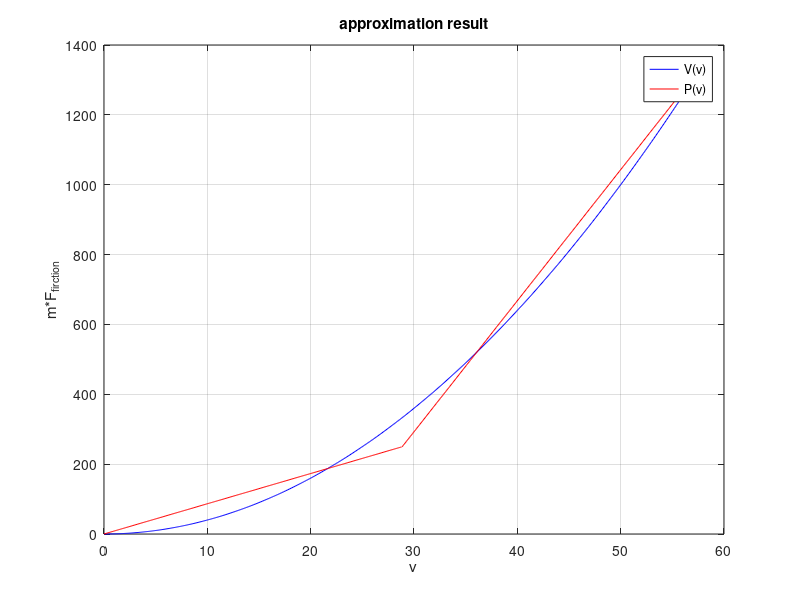

The MATLAB source for this figure: (Note: this script raises an error after producing the figure.)
%%%%%
%%% SC42075 Modelling and Control of Hybrid Systems
%%% Assignment
%%% Author: Jiaxuan Zhang, Yiting Li
%%%%%

clear 
close all
clc

%% add path
addpath('./src')

%% Global Parameters
m = 800;
c = 0.4;
b = 3700;
umax = 1.3;
umin = -1.3;
vmin = 0;
a_comf_max = 2.5;
gamma = 0.87;
v12 = 15;
v23 = 30;

g = [1,2,3];

%% Step 2.1
% maximum speed: 57.7150 m/s;
vmax_1 = sqrt(1/c * b / (1 + g(1) * gamma) * umax);
vmax_2 = sqrt(1/c * b / (1 + g(2) * gamma) * umax);
vmax_3 = sqrt(1/c * b / (1 + g(3) * gamma) * umax);
vmax = min([vmax_1, vmax_2, vmax_3])

% maximum accelerationg 3.2152 m/s^2
a_acc_max = 1/m * b/(1 + g(1) * gamma) * umax - 0; 
% maximum deacceleration
% for state 1 (-3.3277 m/s^2), however, it is a limit number and cannot actually be achieved
a_dec_max_1 =  1/m * b/(1 + g(1) * gamma) * umin - 1/m * c * v12^2;
% for state 2 (-2.6443 m/s^2), however, it is a limit number and cannot actually be achieved 
a_dec_max_2 =  1/m * b/(1 + g(2) * gamma) * umin - 1/m * c * v23^2;
% for state 3 (-3.3310 m/s^2), however, it is a limit number and cannot actually be achieved 
a_dec_max_3 =  1/m * b/(1 + g(3) * gamma) * umin - 1/m * c * vmax^2;
% maixmum deacceleartion is -3.3310 m/s^2
a_dec_max = min([a_dec_max_1, a_dec_max_2, a_dec_max_3]);

% clear a_dec_max_1 a_dec_max_2 a_dec_max_3
%% step 2.2
% model with two-point format 
% by using maple, optimal alpha, beta are: alpha=28.8575, beta=249.8266
alpha = 28.8575;
beta = 249.8266;

figure;

v = [0: 0.1: vmax];
v1 = [0: 0.1: alpha];
v2 = [alpha: 0.1: vmax];
plot(v, c*v.^2, 'b');
hold on
plot(v1, beta/alpha*v1, 'r')
hold on
plot(v2, ((c*vmax^2 - beta)/(vmax-alpha)*(v2 - vmax) + c*vmax^2), 'r')
grid on
legend('V(v)', 'P(v)');
xlabel('v');
ylabel('m*F_{firction}');
title("approximation result")  

clear v v1 v2 
%% step 2.3

test_t = 5;
step_3.y0 = [0;44];

% original function simulation
[temp_t, temp_y] = ode45(@(t,y) dydt_step3(t,y,0,alpha,beta,m,gamma,b,c,vmax),...
    [0,test_t],step_3.y0);
step_3.original_simulation.t = temp_t;
step_3.original_simulation.y = temp_y;

% PWA function simulation
[temp_t, temp_y] = ode45(@(t,y) dydt_step3(t,y,1,alpha,beta,m,gamma,b,c,vmax),...
    [0,test_t],step_3.y0);
step_3.pwa_simulation.t = temp_t;
step_3.pwa_simulation.y = temp_y;

% plot the result
figure
% position result
subplot(1, 2, 1)
plot(step_3.original_simulation.t, step_3.original_simulation.y(:,1), 'r');
hold on
plot(step_3.pwa_simulation.t, step_3.pwa_simulation.y(:,1), 'b');
grid on
legend('original function', 'pwa function')
xlabel('t')
ylabel('position')
title("step 3 simulation position")

% speed result
subplot(1, 2, 2)
plot(step_3.original_simulation.t, step_3.original_simulation.y(:,2), 'r');
hold on
plot(step_3.pwa_simulation.t, step_3.pwa_simulation.y(:,2), 'b');
grid on
legend('original function', 'pwa function')
xlabel('t')
ylabel('speed')
title("step 3 simulation speed")



%% step 2.4

% See in .mw file

% for driving force part
% f1 = @(v,u) 1/m * b/(1 + gamma) * u;
% f2 = @(v,u) 1/m * b/(1 + 2 * gamma) * u;
% f3 = @(v,u) 1/m * b/(1 + 3 * gamma) * u;
% 
% % for friction part
% g1 = @(v) beta/alpha * v;
% g2 = @(v) 1/m * (c * vmax^2 - beta)/(vmax - alpha) * (v - vmax) + c * vmax^2;
% 
% f11 = f1 + 0.15 * f1


%% step 2.6

model = MLD_Model_3delta();


%% step 2.7
lambda = 0.1;
Np = 2;
Nc = 2;
x_0 = 5;
v_0 = [0];
u_0 = 0;
Ts = 0.15;
v_ref = [10; 10];

[flag, v, u, xc, uc] = Solution_2_7(Np, Nc, lambda, umax, umin, vmax, vmin, a_comf_max,... 
                v_0, u_0, model, Ts, v_ref);
            
            
%% step 2.8
% lambda = 0.1;
% Np = 2;
% Nc = 2;
% x_0 = 5;
% v_0 = [0];
% u_0 = 0;
% Ts = 0.15;
T_0 = 0;
T_end = 25;
v_ref = 5 * ones(length(T_0: Ts: T_end), 1);

[v, u, Result_constant_ref] = Simulator_2_8(Np, Nc, lambda, [umin, umax], [vmin, vmax], a_comf_max,... 
                x_0, v_0, u_0, v_ref, Ts, [T_0, T_end], model, @(t,y) dydt_step8(t, y, m, gamma, b, c, g));

%% step 2.9

lambda = 0.1;
Np = 5;
Nc = 4;
x_0 = 5;
v_0 = 0.9*alpha;
u_0 = 0;
Ts = 0.15;
T_0 = 0;
T_end = 25;
v_ref = GenerateXRef_2_9(Ts, alpha);

[v, u, Results_varying_ref_5_4] = Simulator_2_8(Np, Nc, lambda, [umin, umax], [vmin, vmax], a_comf_max,... 
                x_0, v_0, u_0, v_ref, Ts, [T_0, T_end], model, @(t,y) dydt_step8(t, y, m, gamma, b, c, g));

lambda = 0.1;
Np = 9;
Nc = 8;
x_0 = 5;
v_0 = 0.9*alpha;
u_0 = 0;
Ts = 0.15;
T_0 = 0;
T_end = 25;
v_ref = GenerateXRef_2_9(Ts, alpha);

[v, u, Results_varying_ref_9_8] = Simulator_2_8(Np, Nc, lambda, [umin, umax], [vmin, vmax], a_comf_max,... 
                x_0, v_0, u_0, v_ref, Ts, [T_0, T_end], model, @(t,y) dydt_step8(t, y, m, gamma, b, c, g));     

            
figure
plot(Results_varying_ref_9_8.x_history, Results_varying_ref_9_8.v_history, 'r');
hold on;
plot(Results_varying_ref_5_4.x_history, Results_varying_ref_5_4.v_history, 'b');
grid on;
legend('N_p = 9, N_c = 8', 'N_p = 5, N_c = 4');
xlabel('x');
ylabel('v');
title("simulation result: trajectories of (x,v)")

figure
plot([T_0: Ts: T_end], Results_varying_ref_9_8.x_history, 'r');
hold on;
plot([T_0: Ts: T_end], Results_varying_ref_5_4.x_history, 'b');
grid on;
legend('N_p = 9, N_c = 8', 'N_p = 5, N_c = 4');
xlabel('t');
ylabel('x');
title("simulation result: x")

figure
plot([T_0: Ts: T_end], Results_varying_ref_9_8.v_history, 'r');
hold on;
plot([T_0: Ts: T_end], Results_varying_ref_5_4.v_history, 'b');
hold on;
plot([T_0: Ts: T_end], v_ref);
grid on;
legend('N_p = 9, N_c = 8', 'N_p = 5, N_c = 4', 'v_{ref}');
xlabel('t');
ylabel('v');
title("simulation result: v")

            
figure
plot([T_0: Ts: T_end], Results_varying_ref_9_8.v_diff, 'r');
hold on;
plot([T_0: Ts: T_end], Results_varying_ref_5_4.v_diff, 'b');
grid on;
legend('N_p = 9, N_c = 8', 'N_p = 5, N_c = 4');
xlabel('t');
ylabel('(v - v_{ref})');
title("simulation result: (v - v_{ref})")

figure
plot([T_0: Ts: T_end], Results_varying_ref_9_8.u_history, 'r');
hold on;
plot([T_0: Ts: T_end], Results_varying_ref_5_4.u_history, 'b');
grid on;
legend('N_p = 9, N_c = 8', 'N_p = 5, N_c = 4');
xlabel('t');
ylabel('u');
title("simulation result: u")            
figure
plot([T_0: Ts: T_end], Results_varying_ref_9_8.u_diff, 'r');
hold on
plot([T_0: Ts: T_end], Results_varying_ref_5_4.u_diff, 'b');
grid on;
legend('N_p = 9, N_c = 8', 'N_p = 5, N_c = 4');
xlabel('t');
ylabel('\Delta u');
title("simulation result: \Delta u")

%% step 2.10
x0 = 0.9*alpha;
Np = 2;
Nc = 2;
v_ref = GenerateXRef_2_9(Ts, alpha)';
Nsim = length(v_ref);
temp = [];
for i = 1:Nsim
    temp = [temp, repmat(v_ref(i), 1, 1)];
end
xref = temp;

clear temp

[ctrl_2_2, sys] = Solution_2_10(Np, Nc, lambda, umax, umin, vmax, vmin, a_comf_max,... 
                model, Ts, 'implicit');
[explicit_ctrl_2_2, sys] = Solution_2_10(Np, Nc, lambda, umax, umin, vmax, vmin, a_comf_max,... 
                model, Ts, 'explicit');

Np = 3;
Nc = 3;            
[ctrl_3_3, sys] = Solution_2_10(Np, Nc, lambda, umax, umin, vmax, vmin, a_comf_max,... 
                model, Ts, 'implicit');
[explicit_ctrl_3_3, sys] = Solution_2_10(Np, Nc, lambda, umax, umin, vmax, vmin, a_comf_max,... 
                model, Ts, 'explicit');

Np = 4;
Nc = 4;
[ctrl_4_4, sys] = Solution_2_10(Np, Nc, lambda, umax, umin, vmax, vmin, a_comf_max,... 
                model, Ts, 'implicit');            
[explicit_ctrl_4_4, sys] = Solution_2_10(Np, Nc, lambda, umax, umin, vmax, vmin, a_comf_max,... 
                model, Ts, 'explicit');

%%
t1 = tic;               
% loop_im_2_2 = ClosedLoop(ctrl_2_2, sys);
% data_im_2_2 = loop_im_2_2.simulate(x0, Nsim, 'x.reference', xref, 'u.previous', u_0);
v_ref = GenerateXRef_2_9(Ts, alpha);
[v, u, Results_2_2] = Simulator_2_8(2, 2, lambda, [umin, umax], [vmin, vmax], a_comf_max,... 
                x_0, v_0, u_0, v_ref, Ts, [T_0, T_end], model, @(t,y) dydt_step8(t, y, m, gamma, b, c, g));     

T1 = toc(t1);
t2 = tic ;
% loop_im_3_3 = ClosedLoop(ctrl_3_3, sys);
% data_im_3_3 = loop_im_3_3.simulate(x0, Nsim, 'x.reference', xref, 'u.previous', u_0);
[v, u, Results_3_3] = Simulator_2_8(3, 3, lambda, [umin, umax], [vmin, vmax], a_comf_max,... 
                x_0, v_0, u_0, v_ref, Ts, [T_0, T_end], model, @(t,y) dydt_step8(t, y, m, gamma, b, c, g));     

T2 = toc(t2);
t3 = tic;
% loop_im_4_4 = ClosedLoop(ctrl_4_4, sys);
% data_im_4_4 = loop_im_4_4.simulate(x0, Nsim, 'x.reference', xref, 'u.previous', u_0);
[v, u, Results_4_4] = Simulator_2_8(4, 4, lambda, [umin, umax], [vmin, vmax], a_comf_max,... 
                x_0, v_0, u_0, v_ref, Ts, [T_0, T_end], model, @(t,y) dydt_step8(t, y, m, gamma, b, c, g));     

T3 = toc(t3);

%%

x0 = 0.9*alpha;
u0 = 0; 
x_prev = x0;
u_prev = u0;
X = [];
U = [];
t4 = tic;
for i = 1:length(v_ref)
    
    u = explicit_ctrl_2_2.evaluate(x_prev, 'x.reference', v_ref(i), 'u.previous', u_prev);
    [temp_t, temp_v] = ode45(@(t,y) dydt_step8(t, y, m, gamma, b, c, g), [0, Ts], [10; x_prev; u]);
    x = temp_v(end, 2);
    X = [X x];
    U = [U u];
    u_prev = u;
    x_prev = x;
end
T4 = toc(t4);

x0 = 0.9*alpha;
u0 = 0; 
x_prev = x0;
u_prev = u0;
X = [];
U = [];
t5 = tic;
for i = 1:length(v_ref)
    
    u = explicit_ctrl_3_3.evaluate(x_prev, 'x.reference', v_ref(i), 'u.previous', u_prev);
    [temp_t, temp_v] = ode45(@(t,y) dydt_step8(t, y, m, gamma, b, c, g), [0, Ts], [10; x_prev; u]);
    x = temp_v(end, 2);
    X = [X x];
    U = [U u];
    u_prev = u;
    x_prev = x;
end
T5 = toc(t5);

x0 = 0.9*alpha;
u0 = 0; 
x_prev = x0;
u_prev = u0;
X = [];
U = [];
t6 = tic;
for i = 1:length(v_ref)
    
    u = explicit_ctrl_4_4.evaluate(x_prev, 'x.reference', v_ref(i), 'u.previous', u_prev);
    [temp_t, temp_v] = ode45(@(t,y) dydt_step8(t, y, m, gamma, b, c, g), [0, Ts], [10; x_prev; u]);
    x = temp_v(end, 2);
    X = [X x];
    U = [U u];
    u_prev = u;
    x_prev = x;
end
T6 = toc(t6);


clear t1 t2 t3 t4 t5 t6

% tic
% loop_explicit_2_2 = ClosedLoop(explicit_ctrl_2_2, sys);
% data_explicit_2_2 = loop_explicit_2_2.simulate(x0, Nsim, 'x.reference', xref, 'u.previous', u_0);
% toc
% tic
% loop_explicit_3_3 = ClosedLoop(explicit_ctrl_3_3, sys);
% data_explicit_3_3 = loop_explicit_3_3.simulate(x0, Nsim, 'x.reference', xref, 'u.previous', u_0);
% toc 
% tic
% loop_explicit_4_4 = ClosedLoop(explicit_ctrl_4_4, sys);
% data_explicit_4_4 = loop_explicit_4_4.simulate(x0, Nsim, 'x.reference', xref, 'u.previous', u_0);
% toc

